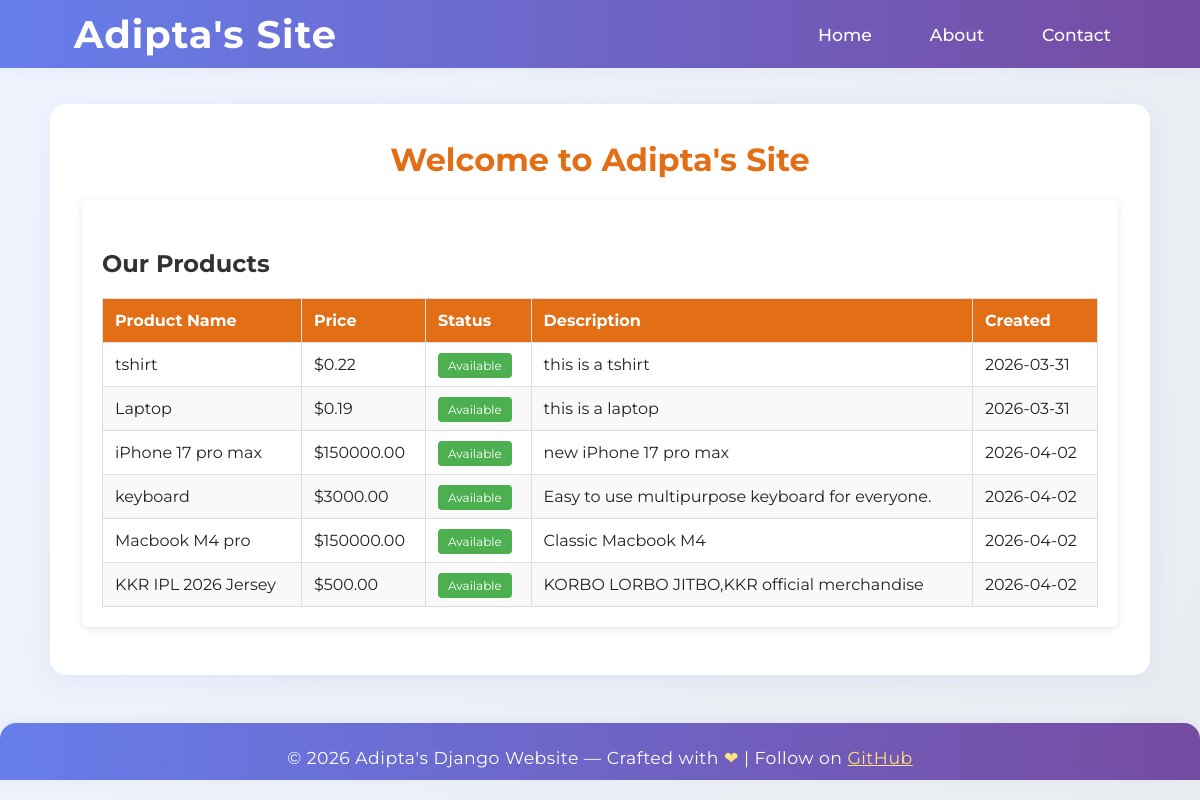
The page / on the database its author committed.
### newApp/models.py (models this page shows, shortened)
class Product(models.Model):
    PRODUCT_STATUS = (
        ('available', 'Available'),
        ('unavailable', 'Unavailable'),
        ('out_of_stock', 'Out of Stock'),
        ('discontinued', 'Discontinued'),
    )
    name = models.CharField(max_length=100)
    price = models.DecimalField(max_digits=10, decimal_places=2)
    image = models.ImageField(upload_to='products/')
    description = models.TextField()
    created_at = models.DateTimeField(default=timezone.now)
    status = models.CharField(max_length=20, choices=PRODUCT_STATUS, default='available')
    specifications = models.JSONField(default=list, blank=True, help_text="Product specifications as a list of dictionaries with 'icon', 'label', and 'value' keys")

### myWebsite/views.py (the view)
# urls.py: 2. Add a URL to urlpatterns:  path('', views.home, name='home')
def home(request):
    products = Product.objects.all()
    context = {'products': products}
    return render(request, 'index.html', context)

### templates/index.html (shortened to what this page needs)
{% extends 'website/layout.html' %}
{% block content %}
    <h1>Welcome to Adipta's Site</h1>
    <div class="products-container">
        <h2>Our Products</h2>
        <table class="products-table">
            <thead>
                <tr>
                    <th>Product Name</th>
                    <th>Price</th>
                    <th>Status</th>
                    <th>Description</th>
                    <th>Created</th>
                </tr>
            </thead>
            <tbody>
                {% if products %}
                    {% for product in products %}
                    <tr>
                        <td>{{ product.name }}</td>
                        <td>${{ product.price }}</td>
                        <td><span class="status-{{ product.status }}">{{ product.get_status_display }}</span></td>
                        <td>{{ product.description|truncatewords:10 }}</td>
                        <td>{{ product.created_at|date:"Y-m-d" }}</td>
                    </tr>
                    {% endfor %}
                {% else %}
                    <tr>
                        <td colspan="5" class="no-products">No products available</td>
                    </tr>
                {% endif %}
            </tbody>
        </table>
    </div>
{% endblock %}

### static/style.css (style rules this page uses)
* { margin: 0; padding: 0; box-sizing: border-box; }
body { background-color: #45dcdc; font-family: Arial, sans-serif; }
h1 { color: #e26e16; text-align: center; }
h2 { color: #333; margin-top: 30px; margin-bottom: 20px; }
.products-container { background-color: white; padding: 20px; border-radius: 8px; box-shadow: 0 2px 8px rgba(0, 0, 0, 0.1); margin-top: 20px; }
.products-table { width: 100%; border-collapse: collapse; margin-top: 10px; }
.products-table thead { background-color: #e26e16; color: white; }
.products-table th { padding: 12px; text-align: left; font-weight: bold; border: 1px solid #ddd; }
.products-table td { padding: 12px; border: 1px solid #ddd; text-align: left; }
.products-table tbody tr:nth-child(even) { background-color: #f9f9f9; }
.status-available { background-color: #4CAF50; color: white; padding: 5px 10px; border-radius: 4px; font-size: 12px; }

### templates/website/layout.html (style rules this page uses)
body { background: linear-gradient(120deg, #f0f4ff 0%, #e9ecef 100%); font-family: 'Montserrat', Arial, sans-serif; margin: 0; min-height: 100vh; color: #222; }

### rows shown on the page
Product: name "tshirt", price "0.22", status "Available", description "this is a tshirt", created_at "2026-03-31"
Product: name "Laptop", price "0.19", status "Available", description "this is a laptop", created_at "2026-03-31"
Product: name "iPhone 17 pro max", price "150000.00", status "Available", description "new iPhone 17 pro max", created_at "2026-04-02"
Product: name "keyboard", price "3000.00", status "Available", description "Easy to use multipurpose keyboard for everyone.", created_at "2026-04-02"
Product: name "Macbook M4 pro", price "150000.00", status "Available", description "Classic Macbook M4", created_at "2026-04-02"
Product: name "KKR IPL 2026 Jersey", price "500.00", status "Available", description "KORBO LORBO JITBO,KKR official merchandise", created_at "2026-04-02"

### other values the page prints
{{ now|default:2026 }} "2026"
